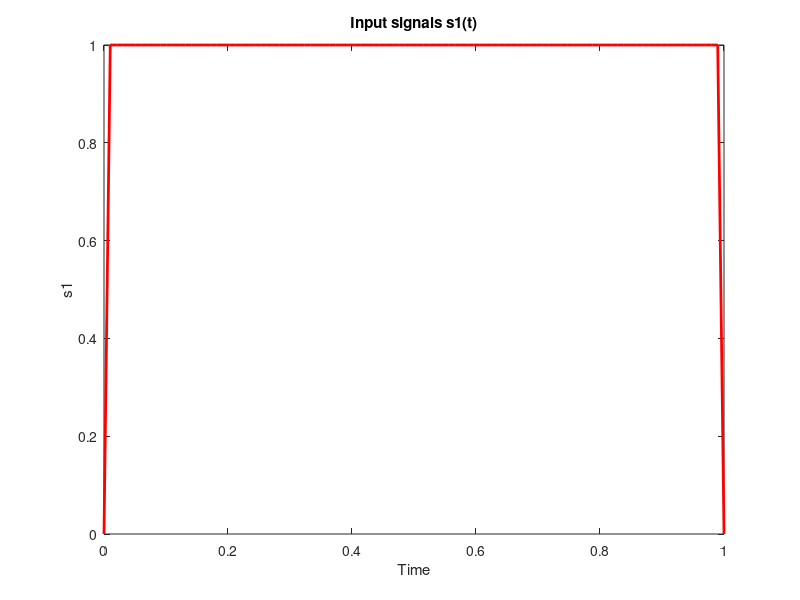
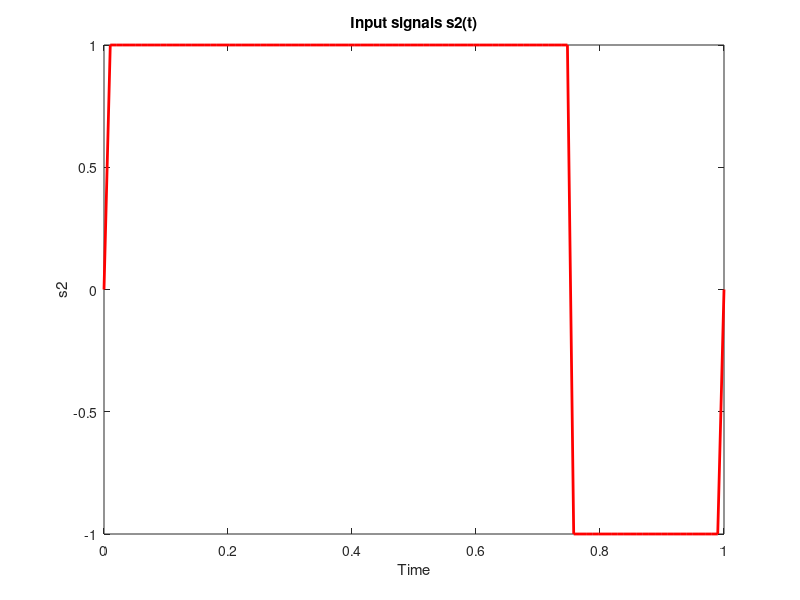

MATLAB code to generate these figures, in order: (Note: this script raises an error after producing the figures.)
close all;
figure;

%------------------- Define s1(t) and s2(t)------------------------%
NS = 100;
t = linspace(0,1,NS);
s1 = rectpuls(t-0.5,1);
s1(1) = 0;
s1(end) = 0;
s2 = 2*rectpuls(t,1.5) - rectpuls(t,2);
s2(1)=0;
s2(end)=0;
% Plot the sum signal s1
plot(t, s1, 'r', 'LineWidth', 2);
xlabel('Time');
ylabel('s1');
title('Input signals s1(t)');
figure;

% Plot the sum signal s2
plot(t, s2, 'r', 'LineWidth', 2);
xlabel('Time');
ylabel('s2');
title('Input signals s2(t)');



%---------------------------GM_Bases----------------------------%
[phi_1,phi_2]=GM_Bases(s1,s2);
figure;

plot(t, phi_1, 'b', 'LineWidth', 2);
xlabel('Time');
ylabel('phi1');
title('Orthonormal Basis Function phi1');
xlim([0 1.2]);

 figure;
plot(t, phi_2, 'r', 'LineWidth', 2);
xlabel('Time');
ylabel('phi2');
title('Orthonormal Basis Function phi2');
xlim([0 1.2]);


%-------------- Call the signal_space function----------------------%
[v11, v12] = signal_space(s1, phi_1, phi_2);
[v21, v22] = signal_space(s2, phi_1, phi_2);

figure;
plot([0 v11], [0 v12], 'b',[0 v21], [0 v22], 'r', 'LineWidth',2);
hold on;



% -------------Plot the signal space representation---------------%

scatter(v11, v12, 'MarkerFaceColor', 'none', 'Marker', 'o', 'SizeData', 70);

hold on;
scatter(v21, v22, 'MarkerFaceColor', 'none', 'Marker', 'o', 'SizeData', 70);

xlabel('phi1');
ylabel('phi2');
title('Signal space representation of s1&s2');
% Legend with custom labels
legend('Signal 1', 'Signal 2');





% -----------Effect of AWGN on signal space representation------------%
energies = [-5, 0, 10];  % Energy levels in dB
num_samples= 50;
for j=1:length(energies)
    figure;
    scatter(v11, v12,  'filled', 'MarkerFaceColor', 'b', 'Marker', 'o', 'SizeData', 100);

    hold on;
    scatter(v21, v22, 'filled', 'MarkerFaceColor', 'r', 'Marker', 'o', 'SizeData', 100);
    hold on;
    for i = 1:50
            % Generate r1(t) and r2(t) by adding AWGN to s1(t) and s2(t)
            r1=awgn(s1,energies(j),'measured');
            r2=awgn(s2,energies(j),'measured');
    
            % Calculate the signal space representation of r1(t) and r2(t)
            [v11_s1, v12_s1] = signal_space(r1, phi_1, phi_2);
            [v21_s2, v22_s2] = signal_space(r2, phi_1, phi_2);
    
            % Plot the signal points of r1(t) and r2(t)           
            scatter([0 v11_s1], [0 v12_s1], 'MarkerFaceColor', 'none', 'MarkerEdgeColor', 'y', 'Marker', 'o');
            hold on;
           
            scatter([0 v21_s2], [0 v22_s2], 'MarkerFaceColor', 'none', 'MarkerEdgeColor', 'k', 'Marker', 'o');
            hold on;
            
            xlabel('phi1');
            ylabel('phi2');
            title(sprintf('Signal Points for r1(t) and r2(t) at E/variance = %d dB', energies(j)));
    end
    scatter(v11, v12,  'filled', 'MarkerFaceColor', 'b', 'Marker', 'o', 'SizeData', 100);
    hold on;
    scatter(v21, v22, 'filled', 'MarkerFaceColor', 'r', 'Marker', 'o', 'SizeData', 100);
    legend("signal 1","signal 2","signal1+noise","signal2+noise");

end


